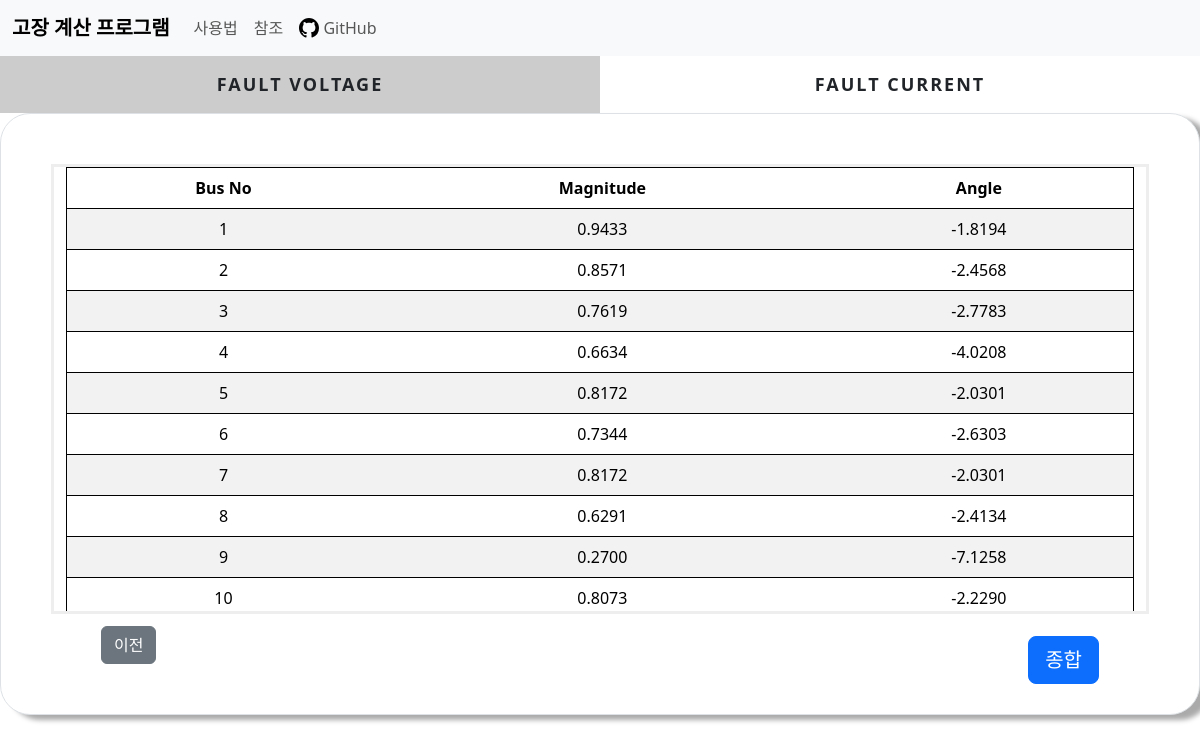
Screenshot of /phase/ with the database file from the repository.
### cal/models.py (models this page shows)
class ThreeFaultV(models.Model):
    Bus_No = models.SmallIntegerField()
    Voltage_Mag = models.FloatField()
    Voltage_Deg = models.FloatField()

### cal/views.py (the view)
# urls.py: path('phase/',views.phase,name='phase'),
def phase(request):
    faultcon = FaultCondition.objects.get(to_find=True)
    threefaultv=ThreeFaultV.objects.all()
    threefaulti=ThreeFaultI.objects.all()
    otherfaultv=OtherFaultV.objects.all()
    otherfaulti=OtherFaultI.objects.all()
    context={'threefaultv':threefaultv,'threefaulti':threefaulti,'otherfaultv':otherfaultv,'otherfaulti':otherfaulti,'faultcon':faultcon}
    return render(request, 'cal/phase.html',context=context)

### cal/templates/cal/phase.html (shortened to what this page needs)
{% extends './base.html'%}
{% load static %}
{% block content %}
{% if faultcon.fault_type == 0 %}
<div class="main">
  <div class="tab zero">
    <label for="tab-1">Fault Voltage</label>
    <label for="tab-2">Fault Current</label>
  </div>
  <div class="content">
    <div class="content-dis">
      <div class="border">
        <div class="container  fault">
          <table class="table table-striped">
            <thead>
              <tr>
                <td>Bus No</td>
                <td>Magnitude</td>
                <td>Angle</td>
              </tr>
            </thead>
            <tbody>
              {% for threefaultv in threefaultv %}
              <tr>
                <td>{{threefaultv.Bus_No}}</td>
                <td>{{threefaultv.Voltage_Mag|floatformat:-4}}</td>
                <td>{{threefaultv.Voltage_Deg|floatformat:-4}}</td>
              </tr>
              {% endfor %}
            </tbody>
          </table>
        </div>
        <a class="btn btn-secondary prev" href="{% url 'zbus' %}">이전</a>
        <a class="btn btn-primary btn-lg go_total" href="{% url 'result' %}">종합</a>
      </div>
    </div>
  </div>
</div>
{% endif %}
{% endblock content %}

### cal/static/cal/css/base.css (style rules this page uses)
html { font-family: "Noto Sans KR", sans-serif; font-size: 16px; font-weight: 400; }
* { box-sizing: border-box; }
.border, .condition { background-color:#ffffff; padding: 50px; padding-bottom:100px; border: 1px solid #000000; border-radius:30px; margin-bottom:30px; box-shadow: 10px 5px 5px #aaaaaa; }
label { display:block; }
#tab-1:checked ~ .tab label:nth-child(1), #tab-2:checked ~ .tab label:nth-child(2), #tab-3:checked ~ .tab label:nth-child(3), #tab-4:checked ~ .tab label:nth-child(4), #tab-5:checked ~ .tab label:nth-child(5), #tab-6:checked ~ .tab label:nth-child(6), #tab-7:checked ~ .tab label:nth-child(7), #tab-8:checked ~ .tab label:nth-child(8), #tab-9:checked ~ .tab label:nth-child(9), #tab-10:checked ~ .tab label:nth-child(10), #tab-11:checked ~ .tab label:nth-child(11), #tab-12:checked ~ .tab label:nth-child(12), #tab-13:checked ~ .tab label:nth-child(13), #tab-14:checked ~ .tab label:nth-child(14) { background-color: rgba(0, 0, 0, 0.2); box-shadow: none; }
.content > div { display: none; }
#tab-1:checked ~ .content div:nth-child(1), #tab-2:checked ~ .content div:nth-child(2), #tab-3:checked ~ .content div:nth-child(3), #tab-4:checked ~ .content div:nth-child(4), #tab-5:checked ~ .content div:nth-child(5), #tab-6:checked ~ .content div:nth-child(6), #tab-7:checked ~ .content div:nth-child(7), #tab-8:checked ~ .content div:nth-child(8), #tab-9:checked ~ .content div:nth-child(9), #tab-10:checked ~ .content div:nth-child(10), #tab-11:checked ~ .content div:nth-child(11), #tab-12:checked ~ .content div:nth-child(12), #tab-13:checked ~ .content div:nth-child(13), #tab-14:checked ~ .content div:nth-child(14) { display:block; position:relative; }
.main { margin: 0 auto; max-width: 100%; }
.tab { overflow: hidden; }
.tab label { font-size: 18px; cursor: pointer; float: left; width: 50%; text-align: center; padding: 15px 0; text-transform: uppercase; font-weight: bold; letter-spacing: 2px; user-select: none; -webkit-user-select: none; }
.content { min-height: 250px; }
.fault { overflow:auto; height:450px; border:#EEEEEE solid 3px; }
.table { border: 1px solid black; text-align: center; }
thead { font-weight: 700; }
.prev { position:absolute; left:100px; bottom:50px; }
.go_total { position:absolute; right:100px; bottom:30px; }

### rows the page displays
ThreeFaultV: Bus_No "1", Voltage_Mag "0.9433", Voltage_Deg "-1.8194"
ThreeFaultV: Bus_No "2", Voltage_Mag "0.8571", Voltage_Deg "-2.4568"
ThreeFaultV: Bus_No "3", Voltage_Mag "0.7619", Voltage_Deg "-2.7783"
ThreeFaultV: Bus_No "4", Voltage_Mag "0.6634", Voltage_Deg "-4.0208"
ThreeFaultV: Bus_No "5", Voltage_Mag "0.8172", Voltage_Deg "-2.0301"
ThreeFaultV: Bus_No "6", Voltage_Mag "0.7344", Voltage_Deg "-2.6303"
ThreeFaultV: Bus_No "7", Voltage_Mag "0.8172", Voltage_Deg "-2.0301"
ThreeFaultV: Bus_No "8", Voltage_Mag "0.6291", Voltage_Deg "-2.4134"
ThreeFaultV: Bus_No "9", Voltage_Mag "0.2700", Voltage_Deg "-7.1258"
ThreeFaultV: Bus_No "10", Voltage_Mag "0.8073", Voltage_Deg "-2.2290"
